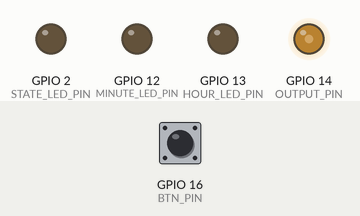
The program below on a simulated ESP8266 (NodeMCU). Parts: output pins drawn as LEDs (lit = HIGH). Dashed ring = blinking. The test bench sets the inputs (shaded band); at power-on: GPIO 16 (BTN_PIN) HIGH. WiFi joins after 1.5 s; servers stay silent unless stated; network time is answered at once with the bench clock; the local clock reads 2024-03-15 10:24:30 at power-on unless the program sets it.

Above: at 2.8 s.
2.9 s: GPIO 16 (BTN_PIN) pulled LOW for 1.2 s
At 3.13 s:
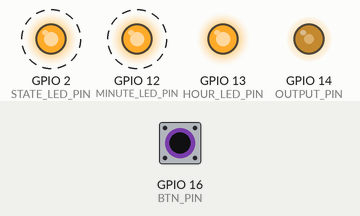
At 5.5 s:
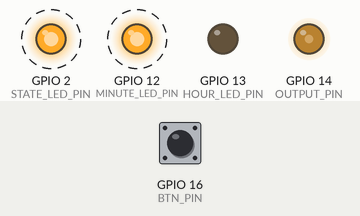
6.4 s: GPIO 16 (BTN_PIN) pulled LOW for 1.2 s
At 8.5 s:
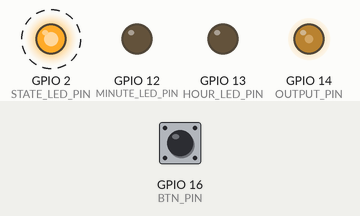
Timing chart, 0 to 42.2 s (numbered marks = the images above; inputs shaded):
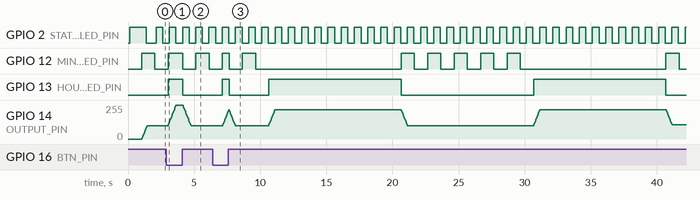

The program:

main.cpp
```cpp
#include <Arduino.h>
#include <ArduinoOTA.h>
#include <Ticker.h>
#include <WiFiUdp.h>
#include <NTPClient.h>

// hardware
#define STATE_LED_PIN (2)
#define HOUR_LED_PIN (13)
#define MINUTE_LED_PIN (12)

#define OUTPUT_PIN (14)

#define BTN_PIN (16)

#define HOSTNAME_PREFIX "amclock-"

// WiFi
static WiFiEventHandler wifi_connected_handler;
static WiFiEventHandler wifi_disconnected_handler;

// State LED
static const uint16_t state_pattern_normal = 0b0000111100001111;
static const uint16_t state_pattern_connecting = 0b1100110000000000;
static const uint16_t state_pattern_smartconfig = 0b1111111100000000;

static uint16_t state_pattern = state_pattern_normal;

static Ticker state_led_ticker;

// PWM output
static int output_val = 0;
static Ticker output_ticker;
static const int output_smooth_step = 32;
static const uint32_t output_smooth_interval_ms = 32;

// NTP
static WiFiUDP ntp_udp;
static NTPClient time_client(ntp_udp, "pool.ntp.org");
static const int time_offset = 3600 * 8;

void setup() {
    // Init Push button
    pinMode(BTN_PIN, INPUT_PULLUP);

    // Init state led
    pinMode(STATE_LED_PIN, OUTPUT);
    digitalWrite(STATE_LED_PIN, LOW);

    state_led_ticker.attach_ms(125, []() {
        digitalWrite(STATE_LED_PIN, !(state_pattern & 0x01));
        state_pattern = (state_pattern >> 1) | (state_pattern << 15);
    });

    // Init time leds
    pinMode(HOUR_LED_PIN, OUTPUT);
    digitalWrite(HOUR_LED_PIN, LOW);

    pinMode(MINUTE_LED_PIN, OUTPUT);
    digitalWrite(MINUTE_LED_PIN, LOW);

    // Init PWM output
    analogWriteRange(1023);
    analogWrite(OUTPUT_PIN, 0);

    // Init WiFi
    WiFi.mode(WIFI_STA);

    // Is the button pressed?
    if (digitalRead(BTN_PIN) == LOW) {
        // smart config...
        state_pattern = state_pattern_smartconfig;

        WiFi.beginSmartConfig();

        while (1) {
            if (WiFi.smartConfigDone()) {
                WiFi.setAutoConnect(true);
                break;
            }

            delay(25);
        }
    }

    state_pattern = state_pattern_connecting;
    auto chipIdHex = String(ESP.getChipId(), HEX);
    String hostname = HOSTNAME_PREFIX + chipIdHex;
    WiFi.setHostname(hostname.c_str());

    wifi_connected_handler = WiFi.onStationModeGotIP([](const WiFiEventStationModeGotIP &) {
        state_pattern = state_pattern_normal;
    });

    wifi_disconnected_handler = WiFi.onStationModeDisconnected([](const WiFiEventStationModeDisconnected &) {
        state_pattern = state_pattern_connecting;
    });

    WiFi.begin();

    // Init OTA
    ArduinoOTA.setHostname(hostname.c_str());
    ArduinoOTA.begin();

    // Init output ticker
    output_ticker.attach_ms(output_smooth_interval_ms, []() {
        static int cur_output_val = 0;

        if (cur_output_val < output_val) {
            cur_output_val += output_smooth_step;
            if (cur_output_val > output_val) cur_output_val = output_val;
            analogWrite(OUTPUT_PIN, cur_output_val);
        } else if (cur_output_val > output_val) {
            cur_output_val -= output_smooth_step;
            if (cur_output_val < output_val) cur_output_val = output_val;
            analogWrite(OUTPUT_PIN, cur_output_val);
        }
    });

    // Init ntp client
    time_client.begin();
    time_client.setTimeOffset(time_offset);
}

void loop() {
    ArduinoOTA.handle();

    static auto time_update_at = millis();
    if ((millis() - time_update_at) >= 1000) {
        if (digitalRead(BTN_PIN) == LOW) {
            // calibrate
            digitalWrite(HOUR_LED_PIN, HIGH);
            digitalWrite(MINUTE_LED_PIN, HIGH);
            output_val = 1023;
        } else {
            time_update_at = millis();
            time_client.update();
            if (time_client.isTimeSet()) {
                int h = time_client.getHours();
                int m = time_client.getMinutes();
                int s = time_client.getSeconds();

                h = h % 12;

                if ((s / 10) & 0x01) {
                    // 1x, 3x, 5x seconds
                    int v = m * 1023 / 60;

                    output_val = v;
                    digitalWrite(HOUR_LED_PIN, LOW);
                    digitalWrite(MINUTE_LED_PIN, !digitalRead(MINUTE_LED_PIN));
                } else {
                    // 0x, 2x, 4x seconds
                    int seconds = h * 3600 + m * 60 + s;
                    int v = seconds * 1023 / 12 / 3600;

                    output_val = v;
                    digitalWrite(HOUR_LED_PIN, HIGH);
                    digitalWrite(MINUTE_LED_PIN, LOW);
                }
            }
        }
    }

    delay(100); // for power saving
}
```

Measured:
- after the input at 2.9 s, GPIO 13 (HOUR_LED_PIN): LOW → HIGH after 0.14 s, → LOW 1.1 s later; GPIO 14 (OUTPUT_PIN): rises from 101/255 to 255/255 in 0.61 s, then falls to 101/255 in 1.1 s
- by itself, GPIO 2 (STATE_LED_PIN): alternates HIGH for 0.50 s and LOW for 0.50 s
